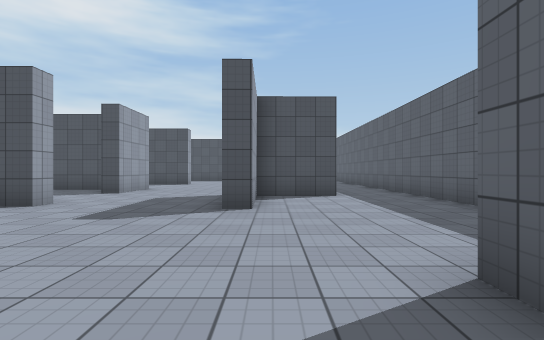
[1] (above)

21 first-person views from a walk through a Unity game level. The camera is 1.3 m above the floor, looks level and sees 85° across. The floor is counted in squares, 2 m on a side. Each view is taken from the middle of a square. On the plan, view 1 faces up. The plan holds only what a view shows up to about 9 squares ahead; the rest is blank. The place goes on beyond the plan. The player is left out. Surface patterns are stand-ins for the level's own textures.

[2]
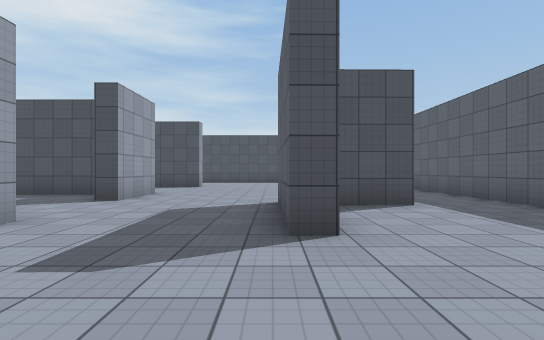

[3]
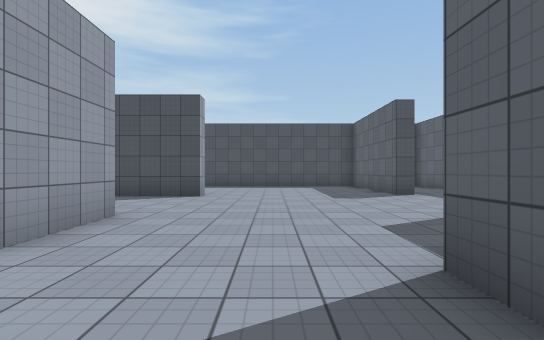

[4]
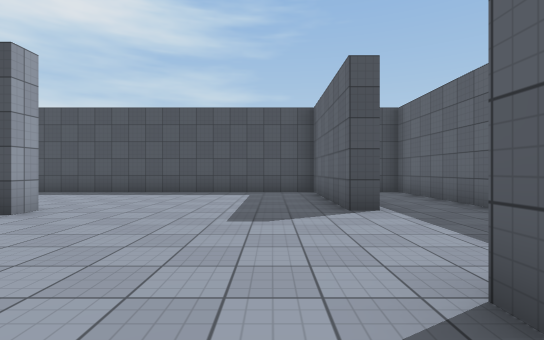

[5]
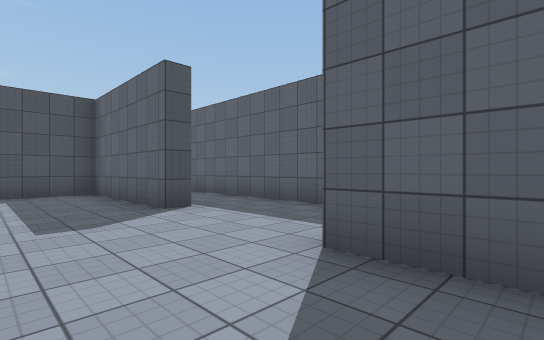

[6]
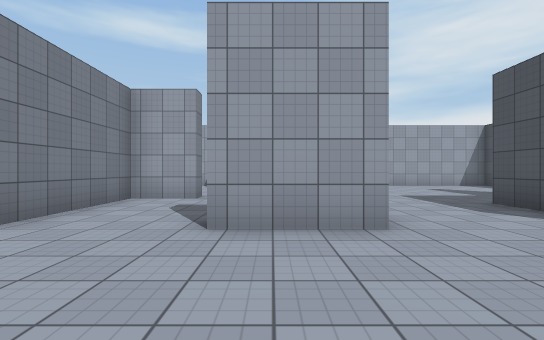

[7]
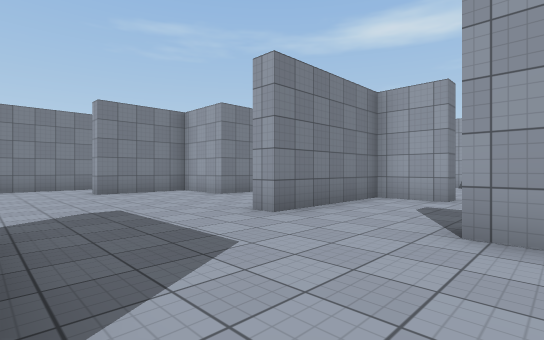

[8]
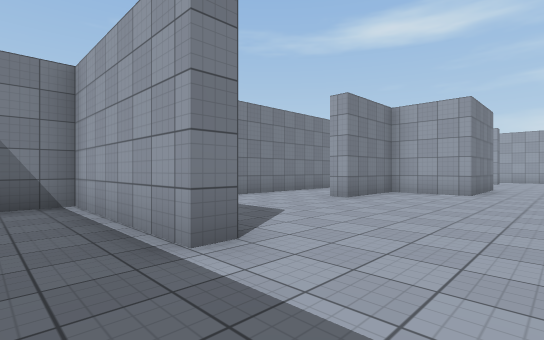

[9]
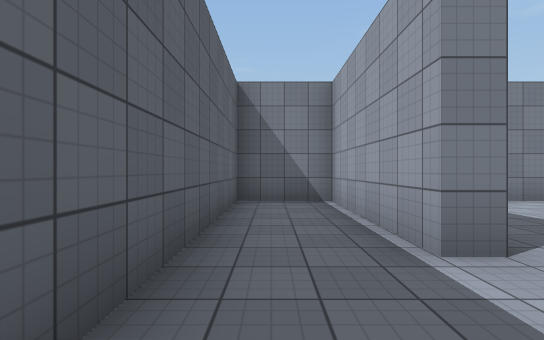

[10]
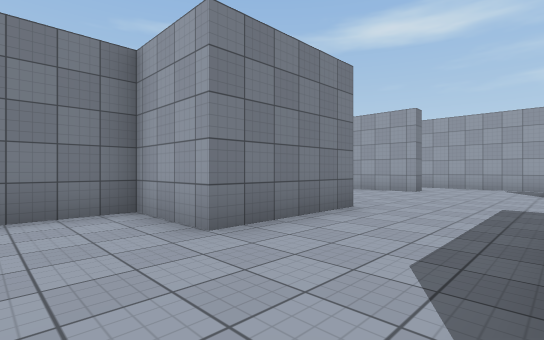

[11]
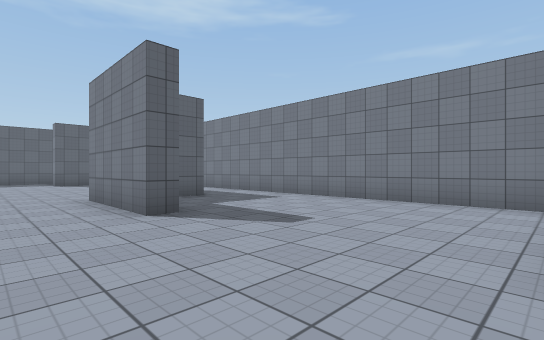

[12]
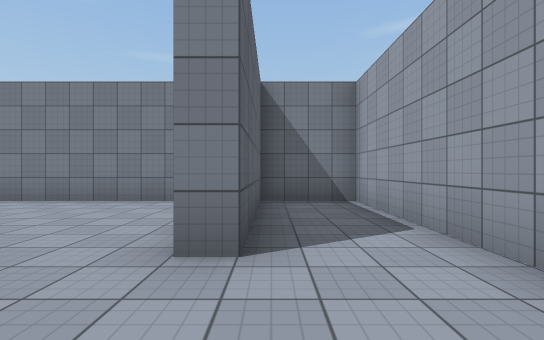

[13]
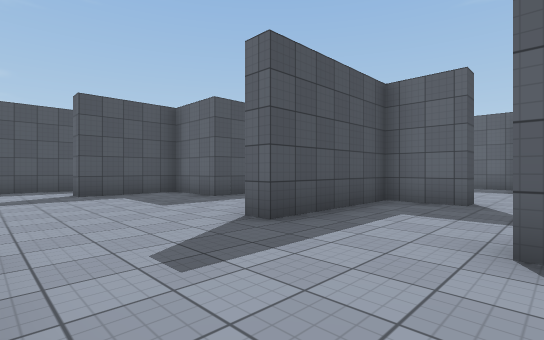

[14]
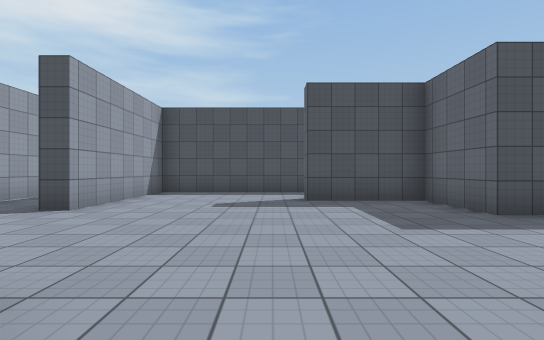

[15]
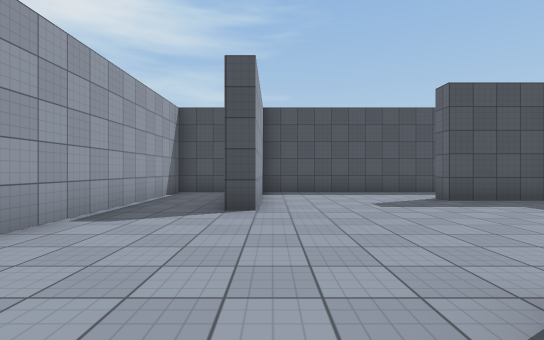

[16]
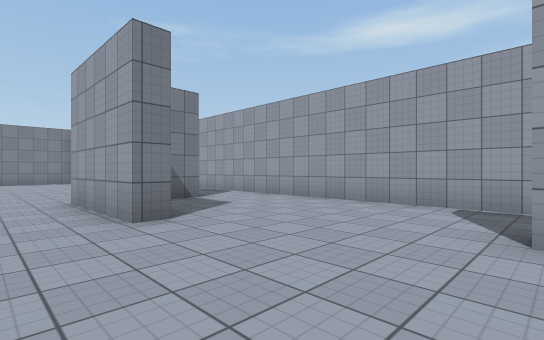

[17]
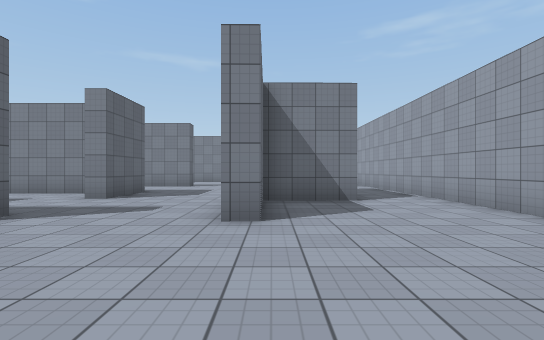

[18]
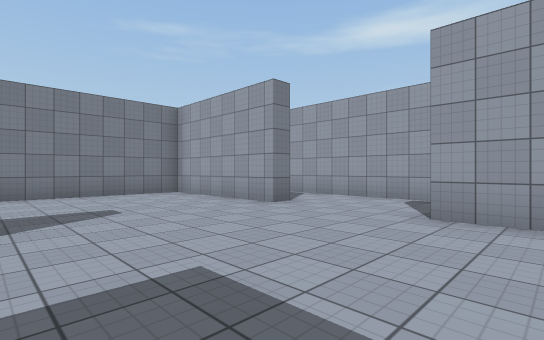

[19]
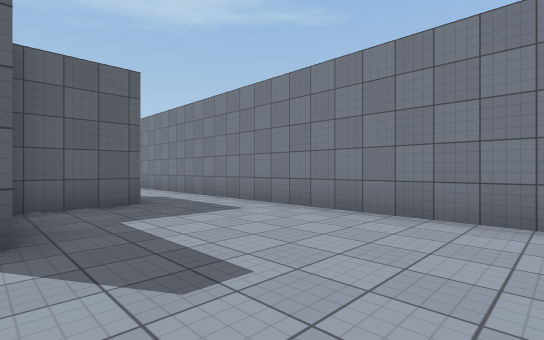

[20]
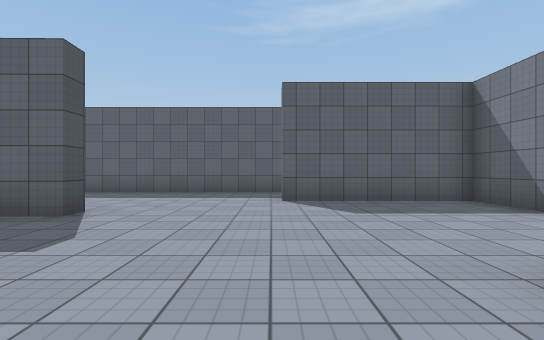

[21]
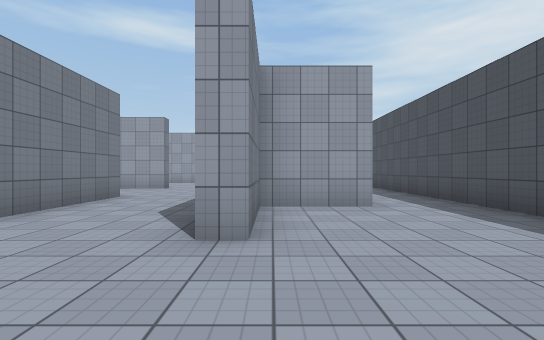

### Floor plan
Points are (right, up) in squares from view 1. A wall is a line through its corners. A room is listed if a view was taken in it or the views show most of it. See-through windows are left out.
Room 1 (views 1, 2, 3, 4, 5, 6, 7, 8, 9, 10, 20, 21)
walls: (-0.4, 6.9) (-0.3, 5.3); (1.1, 9.1) (1.1, 10.6); (-4.3, 10.4) (-4.3, 8.3) (-4.8, 8.3) (-4.8, 9.8) (-8.3, 9.8); (-0.3, 4.9) (-0.8, 4.9) (-0.9, 8); (1.7, 7.5) (-0.4, 7.4); (-7.8, 7.3) (-7.8, 5.8) (-4.3, 5.8) (-4.3, 5.3); (-5.8, 2.3) (-5.8, 0.3) (-3.3, 0.3) (-3.3, -0.2); (1.8, 13.8) (1, 13.8) (0.9, 17.8); (-6.3, 15.9) (-6.3, 13.8) (-3.8, 13.8) (-3.8, 13.3); (-2.4, -2.2) (1.3, -2.2) (1.2, 1.8) (1.7, 1.8) (1.7, -2.2) (3.7, -2.2) (3.7, 17.8) (3.1, 17.8); (1.2, 17.8) (-5.6, 17.8)
ways out: opening at (-8, 8.5) to room 2; opening at (-6, 16.5) to room 2; opening at (-5, 3.5) to room 2; opening at (-4, 11.5) to room 2; opening at (-3.5, -1.5) to room 2
Room 2 (views 11, 12, 13, 14, 15, 16, 17, 18, 19)
walls: (-11.8, 8.7) (-11.9, 9.8); (-8.3, 5.2) (-8.3, 7.3) (-7.8, 7.3); (-8.3, 9.8) (-8.3, 10.3) (-5, 10.3); (-13.3, 5.9) (-13.3, 4.7); (-11.9, 10.3) (-11.4, 10.3) (-11.3, 7.2); (-13.8, 7.7) (-11.7, 7.7); (-8.8, 1.8) (-8.8, 2.3) (-5.8, 2.3); (-4.3, 5.3) (-4.9, 5.3); (-6.3, -0.2) (-6.3, 1.6); (-3.8, 13.3) (-6.8, 13.3) (-6.8, 15.3) (-9.3, 15.3) (-9.3, 15.9); (-14.4, 17.8) (-15.8, 17.8) (-15.8, -2.2) (-13.8, -2.2) (-13.8, 1.8) (-13.2, 1.8) (-13.1, -2.2) (-2.4, -2.2); (-5.6, 17.8) (-13.3, 17.8) (-13.3, 13.8) (-13.8, 13.8)
ways out: opening at (-8, 8.5) to room 1; opening at (-6, 16.5) to room 1; opening at (-5, 3.5) to room 1; opening at (-4, 11.5) to room 1; opening at (-3.5, -1.5) to room 1

Where each view was taken, in squares from view 1:
view 1: 0 up, 0 right, facing up
view 2: 2 up, 1 left, facing up
view 3: 6 up, 2 left, facing up
view 4: 9 up, 0 right, facing up
view 5: 9 up, 1 left, facing up-right
view 6: 9 up, 1 left, facing left
view 7: 9 up, 1 left, facing down-left
view 8: 4 up, 3 right, facing down-left
view 9: 4 up, 3 right, facing down
view 10: 5 up, 4 left, facing down-left
view 11: 4 up, 13 left, facing down-right
view 12: 4 up, 14 left, facing down
view 13: 7 up, 11 left, facing up-right
view 14: 9 up, 10 left, facing up
view 15: 9 up, 13 left, facing up
view 16: 14 up, 10 left, facing down-left
view 17: 14 up, 12 left, facing down
view 18: 6 up, 9 left, facing down-left
view 19: 2 up, 12 left, facing down-right
view 20: 2 up, 5 left, facing right
view 21: 14 up, 1 left, facing left
